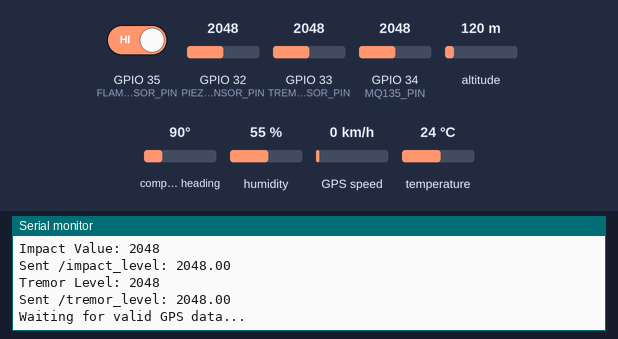
A sketch run on a simulated ESP32. Parts: the last lines printed to the serial monitor. The test bench sets the inputs (shaded band); at power-on: GPIO 35 (FLAME_SENSOR_PIN) HIGH, humidity 55 %, GPIO 32 (PIEZO_SENSOR_PIN) = 2048, GPIO 33 (TREMOR_SENSOR_PIN) = 2048, GPIO 34 (MQ135_PIN) = 2048, temperature 24 °C, altitude 120 m, compass heading 90°, GPS speed 0 km/h. WiFi joins after 1.5 s; servers stay silent unless stated; the GPS gets a fix after 3 s at 37.7749, -122.4194 with 8 satellites.

Above: at 2.7 s.
2.8 s: GPIO 35 (FLAME_SENSOR_PIN) driven LOW
At 6.04 s:
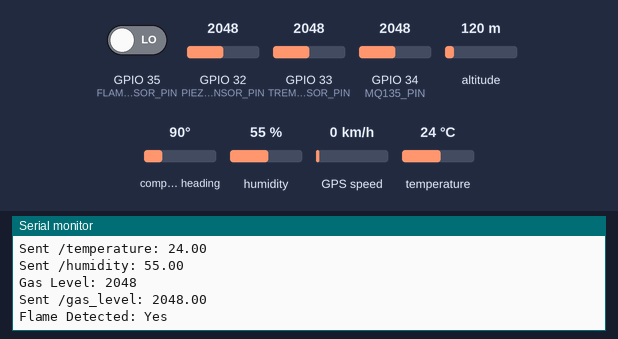
7.5 s: humidity set to 22 %
At 8.5 s:
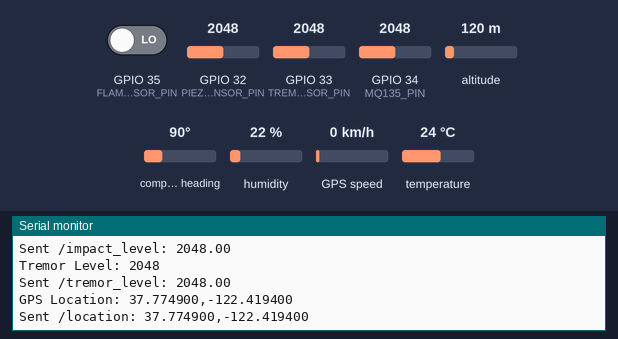
9.0 s: GPIO 32 (PIEZO_SENSOR_PIN) set to 2866
At 9.68 s:
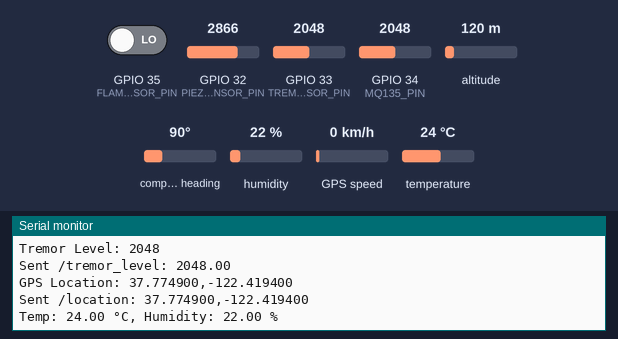
10.5 s: GPIO 33 (TREMOR_SENSOR_PIN) set to 2866
At 10.6 s:
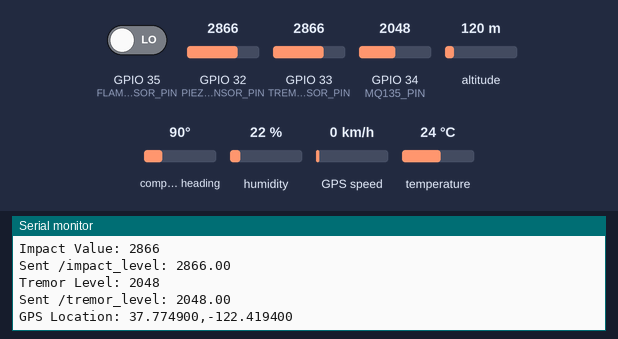
12.0 s: GPIO 34 (MQ135_PIN) set to 2866
At 13.0 s:
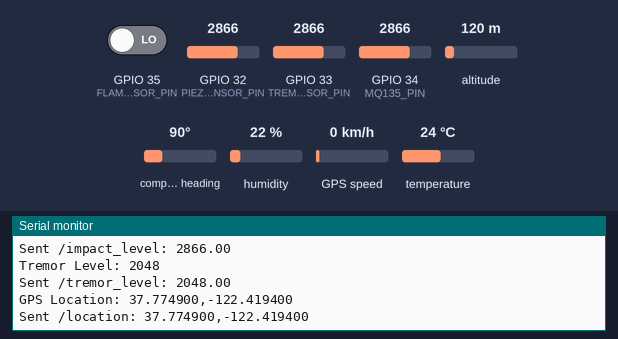
13.5 s: temperature set to 12 °C
At 13.92 s:
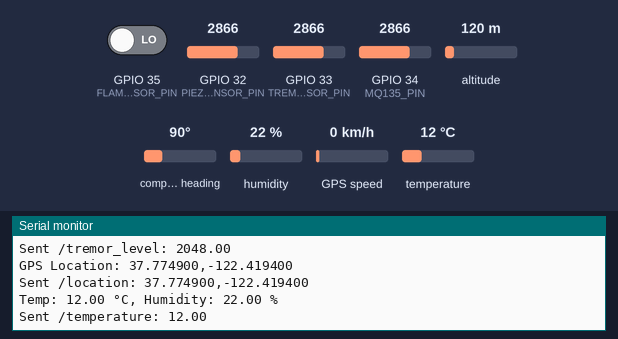

The sketch:

firebase_app_setup.ino
```cpp
#include <WiFi.h>
#include <FirebaseESP32.h>
#include "DHT.h"
#include <TinyGPSPlus.h>
#include <HardwareSerial.h>

// Wi-Fi Credentials
const char* ssid = "Galaxy A52s 5GF184";
const char* password = "12345678";

// Firebase Credentials
#define FIREBASE_HOST "https://esp32-fe54f-default-rtdb.asia-southeast1.firebasedatabase.app/"
#define FIREBASE_AUTH "AIzaSyCY9UV2T4x0VWlmftiv5bqVYxoo8XIvtAk"
// Firebase Configuration
FirebaseConfig config;
FirebaseAuth auth;
FirebaseData firebaseData;
// DHT11 Sensor Configuration
#define DHTPIN 15
#define DHTTYPE DHT11
DHT dht(DHTPIN, DHTTYPE);
// MQ135 Gas Sensor
#define MQ135_PIN 34  // Analog pin for MQ135
// Flame Sensor
#define FLAME_SENSOR_PIN 35  // Digital pin for flame sensor
// Impact Sensor (Piezo)
#define PIEZO_SENSOR_PIN 32  // Analog pin for piezo sensor
// Tremor Sensor (Accelerometer or Gyroscope)
#define TREMOR_SENSOR_PIN 33  // Analog pin for tremor sensor
// GPS Module Configuration (Neo-6M)
#define RXD2 16  // GPS RX Pin
#define TXD2 17  // GPS TX Pin
TinyGPSPlus gps;
HardwareSerial gpsSerial(1);
// Function Prototypes
void sendToFirebase(const char* path, float value);
void sendToFirebase(const char* path, String value);
void setup() {
  Serial.begin(115200);
  // Initialize Sensors
  dht.begin();
  pinMode(FLAME_SENSOR_PIN, INPUT);
  pinMode(PIEZO_SENSOR_PIN, INPUT);
  pinMode(TREMOR_SENSOR_PIN, INPUT);
  Serial.println("Initializing GPS...");
  gpsSerial.begin(9600, SERIAL_8N1, RXD2, TXD2); // GPS module
  // Connect to Wi-Fi
  WiFi.begin(ssid, password);
  Serial.print("Connecting to Wi-Fi");
  while (WiFi.status() != WL_CONNECTED) {
    delay(500);
    Serial.print(".");
  }
  Serial.println("\nWi-Fi connected!");
  // Configure Firebase
  config.host = FIREBASE_HOST;
  config.signer.tokens.legacy_token = FIREBASE_AUTH;
  // Initialize Firebase
  Firebase.begin(&config, &auth);
  Firebase.reconnectWiFi(true);

  if (Firebase.ready()) {
    Serial.println("Connected to Firebase!");
  } else {
    Serial.println("Firebase connection failed!");
    Serial.println(firebaseData.errorReason());
  }
}

void loop() {
  // Read temperature and humidity
  float temperature = dht.readTemperature();
  float humidity = dht.readHumidity();

  if (!isnan(temperature) && !isnan(humidity)) {
    Serial.printf("Temp: %.2f °C, Humidity: %.2f %%\n", temperature, humidity);
    sendToFirebase("/temperature", temperature);
    sendToFirebase("/humidity", humidity);
  } else {
    Serial.println("Failed to read DHT sensor!");
  }

  // Read MQ135 Gas Sensor
  int gasLevel = analogRead(MQ135_PIN);
  Serial.printf("Gas Level: %d\n", gasLevel);
  sendToFirebase("/gas_level", gasLevel);

  // Read Flame Sensor
  int flameDetected = digitalRead(FLAME_SENSOR_PIN);
  Serial.printf("Flame Detected: %s\n", flameDetected ? "No" : "Yes");
  sendToFirebase("/flame_detected", flameDetected ? "No" : "Yes");

  // Read Impact Sensor (Piezo)
  int impactValue = analogRead(PIEZO_SENSOR_PIN);
  Serial.printf("Impact Value: %d\n", impactValue);
  sendToFirebase("/impact_level", impactValue);

  // Read Tremor Sensor
  int tremorValue = analogRead(TREMOR_SENSOR_PIN);
  Serial.printf("Tremor Level: %d\n", tremorValue);
  sendToFirebase("/tremor_level", tremorValue);

  // Read GPS Data
  while (gpsSerial.available() > 0) {
    gps.encode(gpsSerial.read());
  }

  if (gps.location.isValid()) {
    String locationData = String(gps.location.lat(), 6) + "," + String(gps.location.lng(), 6);
    Serial.printf("GPS Location: %s\n", locationData.c_str());
    sendToFirebase("/location", locationData);
  } else {
    Serial.println("Waiting for valid GPS data...");
  }

  delay(3000);  // Delay before next reading
}

// Function to send float data to Firebase
void sendToFirebase(const char* path, float value) {
  if (Firebase.setFloat(firebaseData, path, value)) {
    Serial.printf("Sent %s: %.2f\n", path, value);
  } else {
    Serial.printf("Failed to send %s: %s\n", path, firebaseData.errorReason().c_str());
  }
}

// Function to send string data to Firebase
void sendToFirebase(const char* path, String value) {
  if (Firebase.setString(firebaseData, path, value)) {
    Serial.printf("Sent %s: %s\n", path, value.c_str());
  } else {
    Serial.printf("Failed to send %s: %s\n", path, firebaseData.errorReason().c_str());
  }
}
```

Measured:
- after the input at 2.8 s, the serial monitor: prints a new line after 3.1 s (image 1)
- after the input at 13.5 s, the serial monitor: prints a new line after 0.14 s (image 6)
